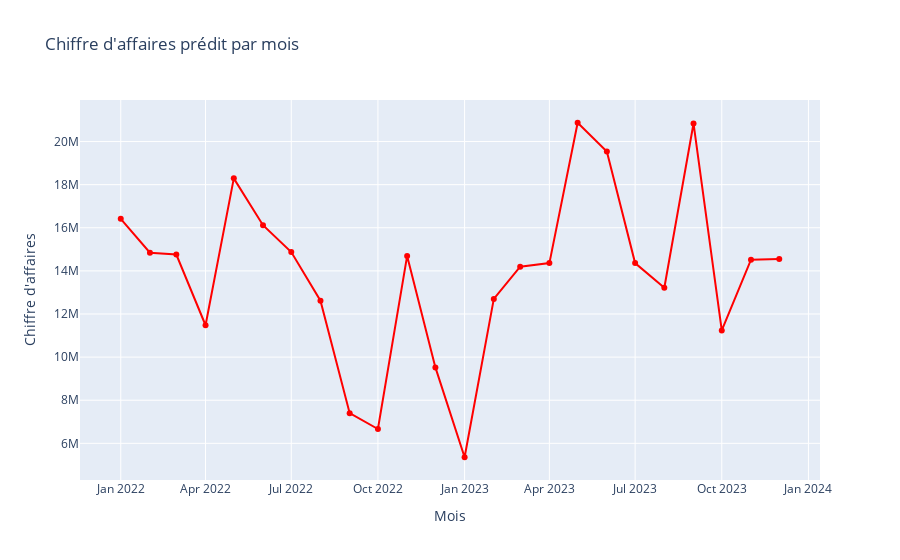

Notebook code cell kept with this figure:
### Code cell
#fig1
# Conversion des index en chaînes de caractères
index_str = [f'{index[0]}-{index[1]}' for index in chiffre_affaires_pred_par_mois.index]

# Créer une trace pour le graphique Plotly
trace = go.Scatter(x=index_str, y=chiffre_affaires_pred_par_mois.values, mode='markers+lines', name='Chiffre d\'affaires prédit', line=dict(color='red'))

# Créer une figure Plotly
fig1 = go.Figure(trace)

# Ajouter des titres et des étiquettes d'axe
fig1.update_layout(
    title='Chiffre d\'affaires prédit par mois',
    xaxis_title='Mois',
    yaxis_title='Chiffre d\'affaires'
)

# Afficher le graphique
fig1.show()

### Figure 1 — Plotly figure (JSON) as saved in the notebook; plotly's stock layout.template omitted (floating-point values rounded to 4 significant figures)
{"data": [{"line": {"color": "red"}, "mode": "markers+lines", "name": "Chiffre d'affaires prédit", "type": "scatter", "x": ["2022-1", "2022-2", "2022-3", "2022-4", "2022-5", "2022-6", "2022-7", "2022-8", "2022-9", "2022-10", "2022-11", "2022-12", "2023-1", "2023-2", "2023-3", "2023-4", "2023-5", "2023-6", "2023-7", "2023-8", "2023-9", "2023-10", "2023-11", "2023-12"], "y": [16410000.0, 14840000.0, 14760000.0, 11480000.0, 18290000.0, 16120000.0, 14880000.0, 12620000.0, 7398000.0, 6665000.0, 14690000.0, 9521000.0, 5354000.0, 12700000.0, 14200000.0, 14360000.0, 20870000.0, 19540000.0, 14360000.0, 13220000.0, 20840000.0, 11240000.0, 14520000.0, 14550000.0]}], "layout": {"autosize": true, "title": {"text": "Chiffre d'affaires prédit par mois"}, "xaxis": {"autorange": true, "range": ["2021-11-19 16:43:34.4389", "2024-01-12 07:16:25.5611"], "title": {"text": "Mois"}, "type": "date"}, "yaxis": {"autorange": true, "range": [4073000.0, 22150000.0], "title": {"text": "Chiffre d'affaires"}, "type": "linear"}}}
